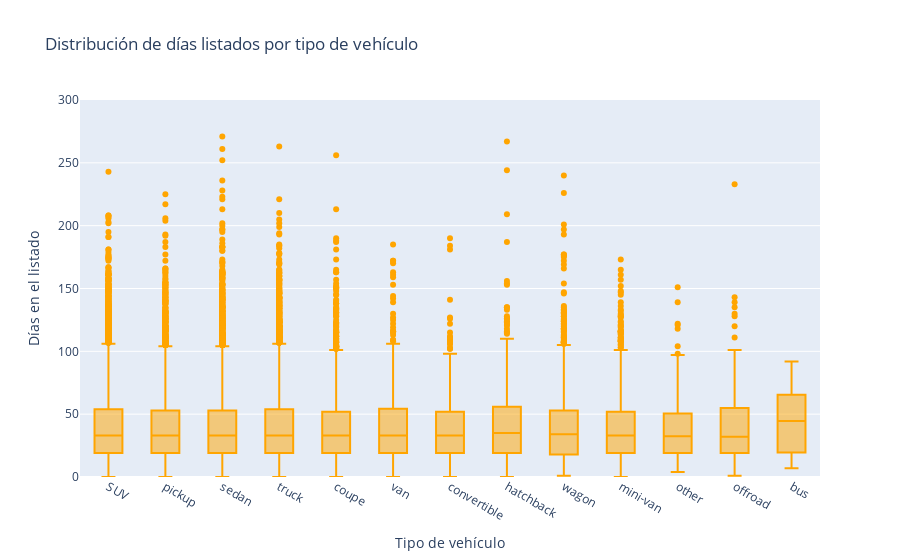

This figure's notebook cell:
### Markdown cell above
Analizamos cuál es el tipo de autos más vendidos (days_listed) basado en el módelo del año (model_year).

### Code cell
fig = px.box(
    df,
    x="type",
    y="days_listed",
    title="Distribución de días listados por tipo de vehículo",
    labels={"type": "Tipo de vehículo", "days_listed": "Días en el listado"},
    color_discrete_sequence=["orange"]  # Naranja para consistencia
)

# Limitar el eje Y si hay valores extremos
fig.update_layout(yaxis=dict(range=[0, 300]))

fig.show()

### Figure 1 — Plotly figure (JSON) as saved in the notebook; plotly's stock layout.template omitted (floating-point values rounded to 4 significant figures; data arrays with more than 128 entries replaced by an {"elided": "..."} marker saying what was removed)
{"data": [{"alignmentgroup": "True", "hovertemplate": "Tipo de vehículo=%{x}<br>Días en el listado=%{y}<extra></extra>", "legendgroup": "", "marker": {"color": "orange"}, "name": "", "notched": false, "offsetgroup": "", "orientation": "v", "showlegend": false, "type": "box", "x": {"elided": "51525 str values"}, "x0": " ", "xaxis": "x", "y": {"elided": "51525 int values"}, "y0": " ", "yaxis": "y"}], "layout": {"boxmode": "group", "legend": {"tracegroupgap": 0}, "title": {"text": "Distribución de días listados por tipo de vehículo"}, "xaxis": {"anchor": "y", "domain": [0, 1], "title": {"text": "Tipo de vehículo"}}, "yaxis": {"anchor": "x", "domain": [0, 1], "range": [0, 300], "title": {"text": "Días en el listado"}}}}
